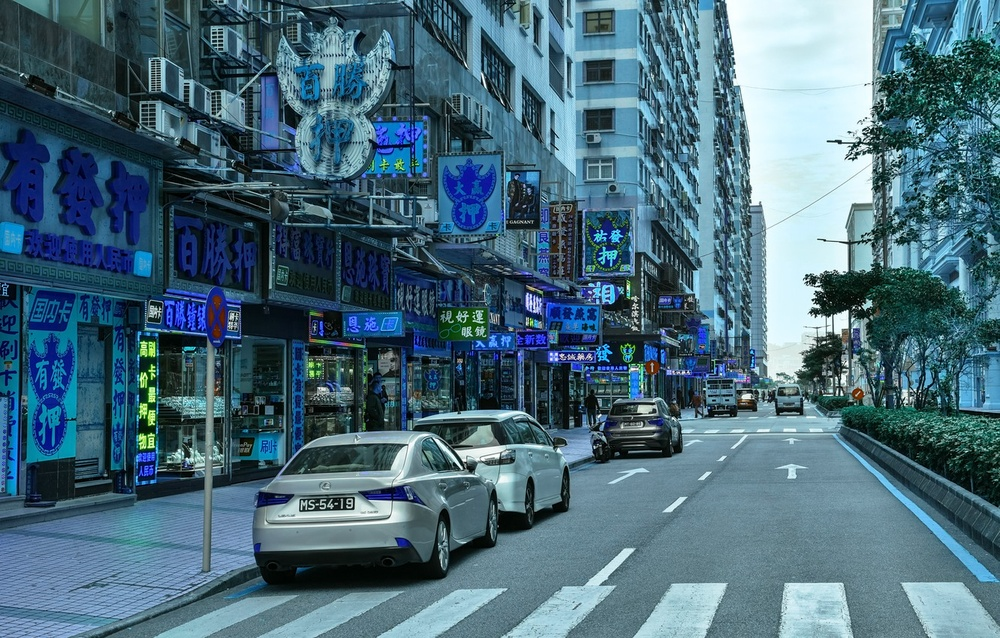
#> input picture 05_local_feat/homework/puzzle/china.jpg, 1000 x 638 px, shrunk from 1332 x 850 before the run
$ python -i tasks.py   (imports and definitions only)
#> lines starting #> are read from the running program, lines starting #| are printed output that depends on the picture; after the words box and inside, x2 and y2 are one past the last pixel; in counts of white or black regions, pixels touching at a corner belong together
from typing import Any, TypedDict

import cv2
import numpy as np
from sklearn.cluster import KMeans
from matplotlib.axes import Axes
import matplotlib.pyplot as polt  # дань "уважения" ""легенде""
from matplotlib.ticker import AutoMinorLocator


class RGBHists(TypedDict):
  r: np.ndarray
  g: np.ndarray
  b: np.ndarray


# [84 lines left out: functions SetGrid, IsRGBHists, VerbosePlot, not called in this run]


def SIFTDescriptors(image_path: str) -> np.ndarray | None:
  """
  Вычисляет SIFT дескрипторы для изображения.

  Args:
      image_path (str): путь к изображению.

  Returns:
      np.ndarray | None: список SIFT дескрипторов,
                         если изображение успешно обработано, иначе None.
  """
#> called with image_path = 'puzzle/china.jpg'

  image = cv2.imread(image_path, cv2.IMREAD_COLOR_RGB)
#> image is the input picture: shape (638, 1000, 3); mean B, G, R 122.5, 106.5, 73.4

  if image is None:
    return None

  image_hsv = cv2.cvtColor(image, cv2.COLOR_RGB2HSV)
#> image_hsv: shape (638, 1000, 3); mean H, S, V 23.1, 122.9, 123.4
  mask = cv2.inRange(image_hsv, (35, 50, 50), (85, 255, 255))  # type: ignore
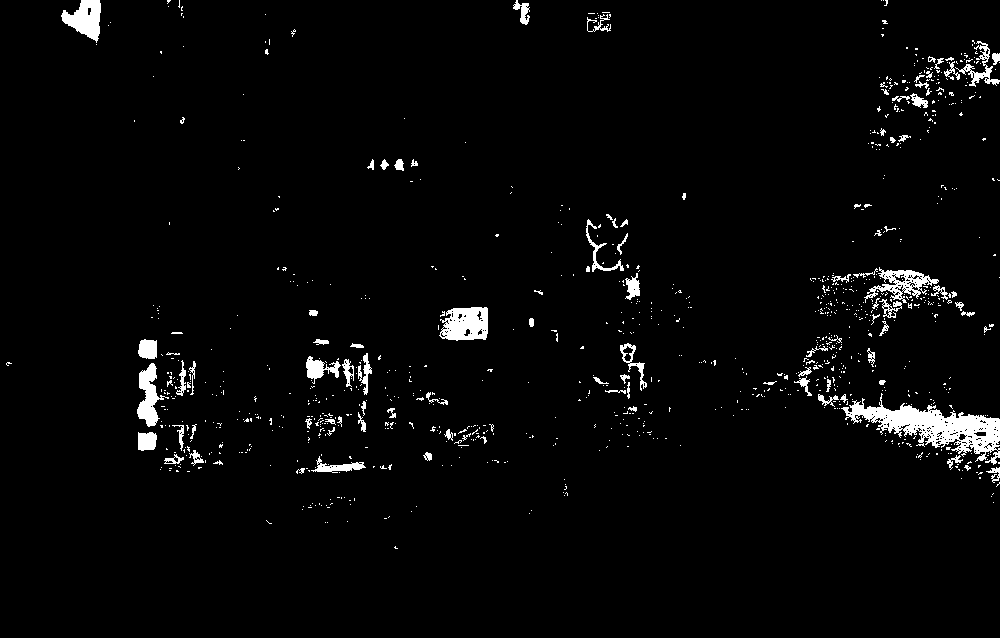
#> mask: shape (638, 1000); 2.9% white; 986 white regions (886 under 20 px), largest, box (x1, y1, x2, y2) and area: (841, 393, 1000, 465) 3983, (439, 307, 488, 341) 1275, (61, 0, 101, 43) 995
  gray_image = cv2.imread(image_path, cv2.IMREAD_GRAYSCALE) * mask
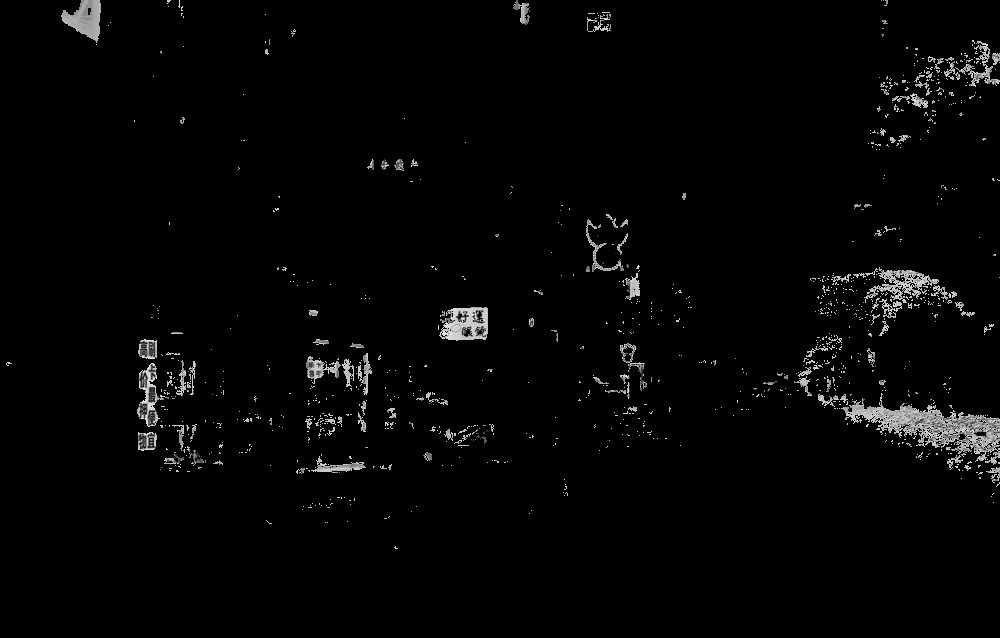
#> gray_image: shape (638, 1000); min 0, max 235, mean 4.9

  sift = cv2.SIFT_create()  # type: ignore
  _, descs = sift.detectAndCompute(gray_image, None)

  return descs


# [300 lines left out: functions TrainKMeans, PredictAndArrayTransform, Transform, FindRANSACOffset, GetShift, StitchImagesRD and 1 more, not called in this run]

>>> result = SIFTDescriptors('puzzle/china.jpg')
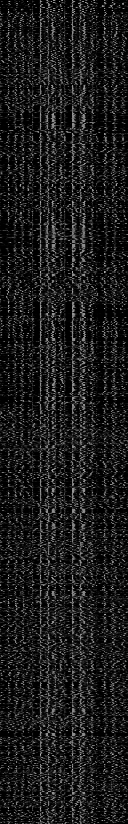
#> result: shape (824, 128) float32; min 0, max 182, mean 27.3

$ run again, on 05_local_feat/homework/puzzle/home.jpg
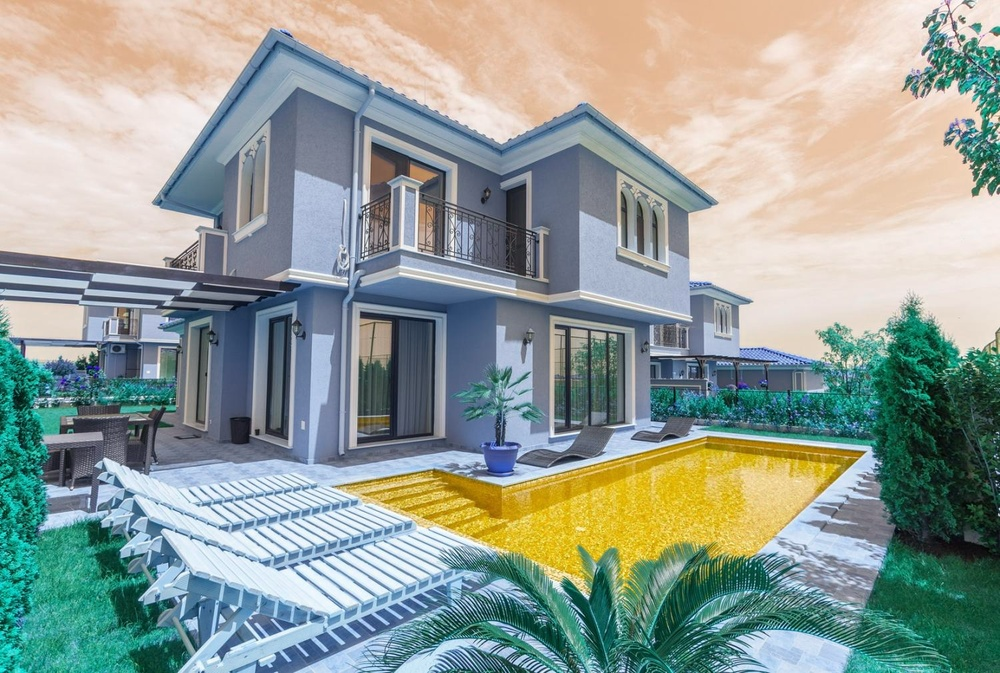
#> input picture 05_local_feat/homework/puzzle/home.jpg, 1000 x 673 px, shrunk from 1500 x 1009 before the run
#> in SIFTDescriptors, image is the input picture: shape (673, 1000, 3); mean B, G, R 150.6, 157.8, 146.5
#> image_hsv: shape (673, 1000, 3); mean H, S, V 55.7, 84.2, 175.4
#> in SIFTDescriptors, `mask = cv2.inRange(image_hsv, (35, 50, 50), (85, 255, 255))`:
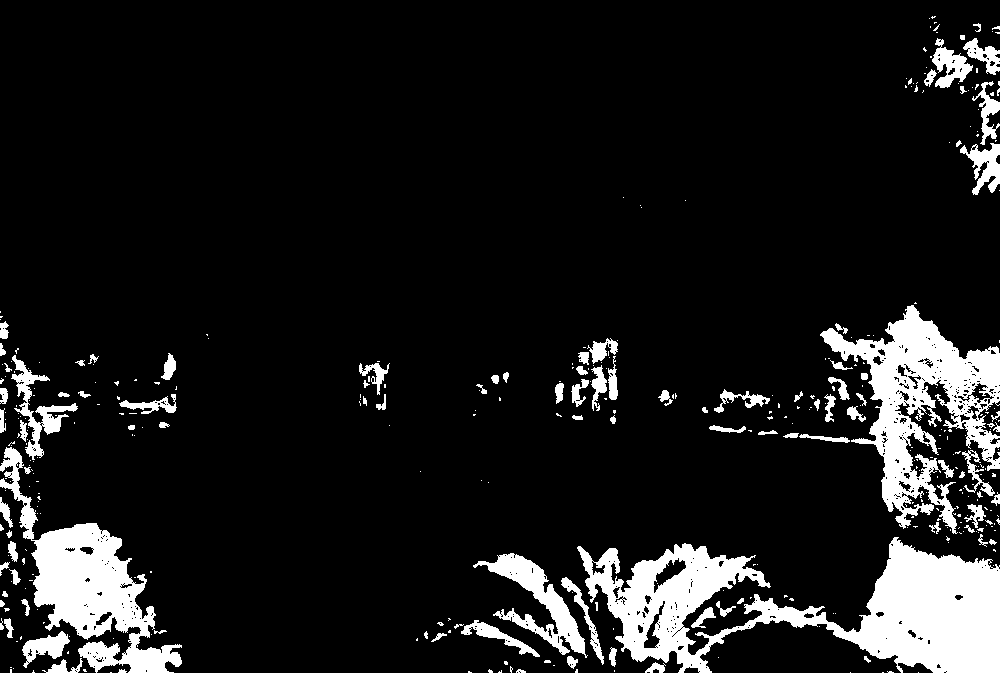
#> mask: shape (673, 1000); 11% white; 391 white regions (290 under 20 px), largest, box (x1, y1, x2, y2) and area: (577, 537, 1000, 673) 26482, (820, 305, 1000, 534) 14811, (0, 447, 182, 673) 12505
#> `result = SIFTDescriptors('puzzle/china.jpg')`:
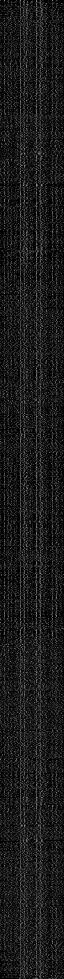
#> result: shape (1957, 128) float32 (shown at 1/2 size); min 0, max 201, mean 26.7

$ run again, on 05_local_feat/homework/puzzle/su_fighter.jpg
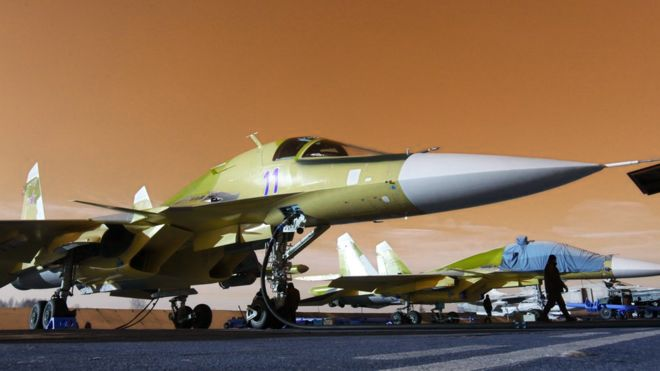
#> input picture 05_local_feat/homework/puzzle/su_fighter.jpg, 660 x 371 px
#> in SIFTDescriptors, image is the input picture: shape (371, 660, 3); mean B, G, R 80.1, 106.2, 134.6
#> image_hsv: shape (371, 660, 3); mean H, S, V 86.2, 117.6, 140
#> in SIFTDescriptors, `mask = cv2.inRange(image_hsv, (35, 50, 50), (85, 255, 255))`:
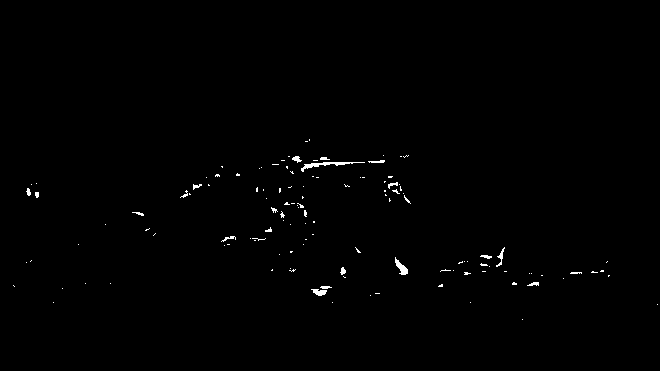
#> mask: shape (371, 660); 0.54% white in thin lines or dots, all inside (x1, y1, x2, y2) = (13, 139, 658, 320)
#> `result = SIFTDescriptors('puzzle/china.jpg')`:
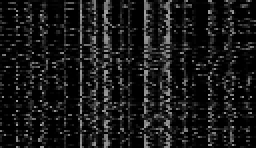
#> result: shape (74, 128) float32 (shown 2 times larger); min 0, max 166, mean 24.5
